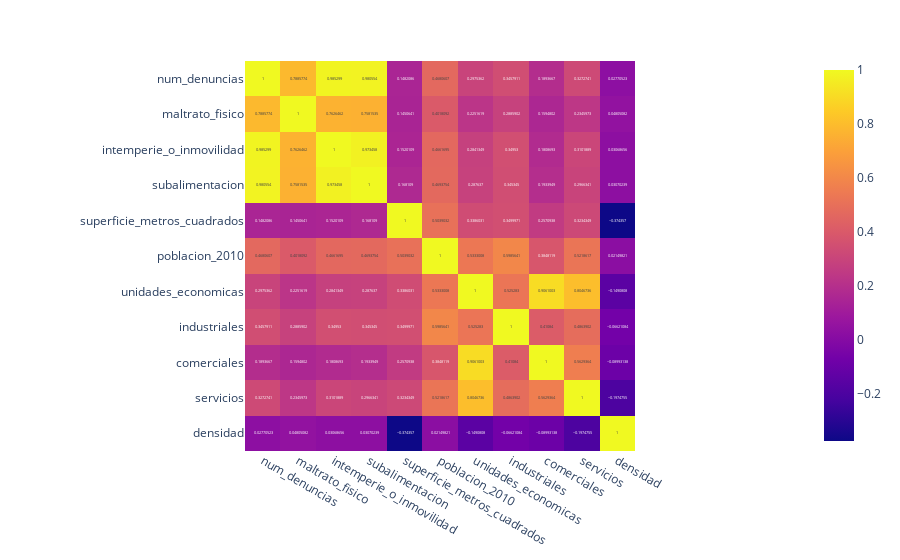

Source (notebook cell):
### Code cell
import plotly.express as px


fig = px.imshow(datos_corr.corr(), text_auto=True)
fig.show()

### Figure 1 — Plotly figure (JSON) as saved in the notebook; plotly's stock layout.template omitted (floating-point values rounded to 4 significant figures)
{"data": [{"coloraxis": "coloraxis", "hovertemplate": "x: %{x}<br>y: %{y}<br>color: %{z}<extra></extra>", "name": "0", "texttemplate": "%{z}", "type": "heatmap", "x": ["num_denuncias", "maltrato_fisico", "intemperie_o_inmovilidad", "subalimentacion", "superficie_metros_cuadrados", "poblacion_2010", "unidades_economicas", "industriales", "comerciales", "servicios", "densidad"], "xaxis": "x", "y": ["num_denuncias", "maltrato_fisico", "intemperie_o_inmovilidad", "subalimentacion", "superficie_metros_cuadrados", "poblacion_2010", "unidades_economicas", "industriales", "comerciales", "servicios", "densidad"], "yaxis": "y", "z": [[1, 0.7886, 0.9853, 0.9806, 0.1482, 0.4681, 0.2975, 0.3458, 0.1894, 0.3273, 0.02771], [0.7886, 1, 0.7626, 0.7582, 0.1451, 0.4018, 0.2252, 0.2886, 0.1595, 0.2346, 0.04805], [0.9853, 0.7626, 1, 0.9735, 0.152, 0.4662, 0.2841, 0.3495, 0.1809, 0.3102, 0.03069], [0.9806, 0.7582, 0.9735, 1, 0.1681, 0.4694, 0.2876, 0.3453, 0.1934, 0.2966, 0.0307], [0.1482, 0.1451, 0.152, 0.1681, 1, 0.5039, 0.3386, 0.35, 0.2571, 0.3234, -0.3744], [0.4681, 0.4018, 0.4662, 0.4694, 0.5039, 1, 0.5333, 0.5986, 0.3848, 0.5219, 0.0215], [0.2975, 0.2252, 0.2841, 0.2876, 0.3386, 0.5333, 1, 0.5253, 0.9061, 0.8047, -0.1491], [0.3458, 0.2886, 0.3495, 0.3453, 0.35, 0.5986, 0.5253, 1, 0.4108, 0.4864, -0.06621], [0.1894, 0.1595, 0.1809, 0.1934, 0.2571, 0.3848, 0.9061, 0.4108, 1, 0.5629, -0.08993], [0.3273, 0.2346, 0.3102, 0.2966, 0.3234, 0.5219, 0.8047, 0.4864, 0.5629, 1, -0.1975], [0.02771, 0.04805, 0.03069, 0.0307, -0.3744, 0.0215, -0.1491, -0.06621, -0.08993, -0.1975, 1]]}], "layout": {"coloraxis": {"colorscale": [[0, "#0d0887"], [0.1111, "#46039f"], [0.2222, "#7201a8"], [0.3333, "#9c179e"], [0.4444, "#bd3786"], [0.5556, "#d8576b"], [0.6667, "#ed7953"], [0.7778, "#fb9f3a"], [0.8889, "#fdca26"], [1, "#f0f921"]]}, "margin": {"t": 60}, "xaxis": {"anchor": "y", "constrain": "domain", "domain": [0, 1], "scaleanchor": "y"}, "yaxis": {"anchor": "x", "autorange": "reversed", "constrain": "domain", "domain": [0, 1]}}}
